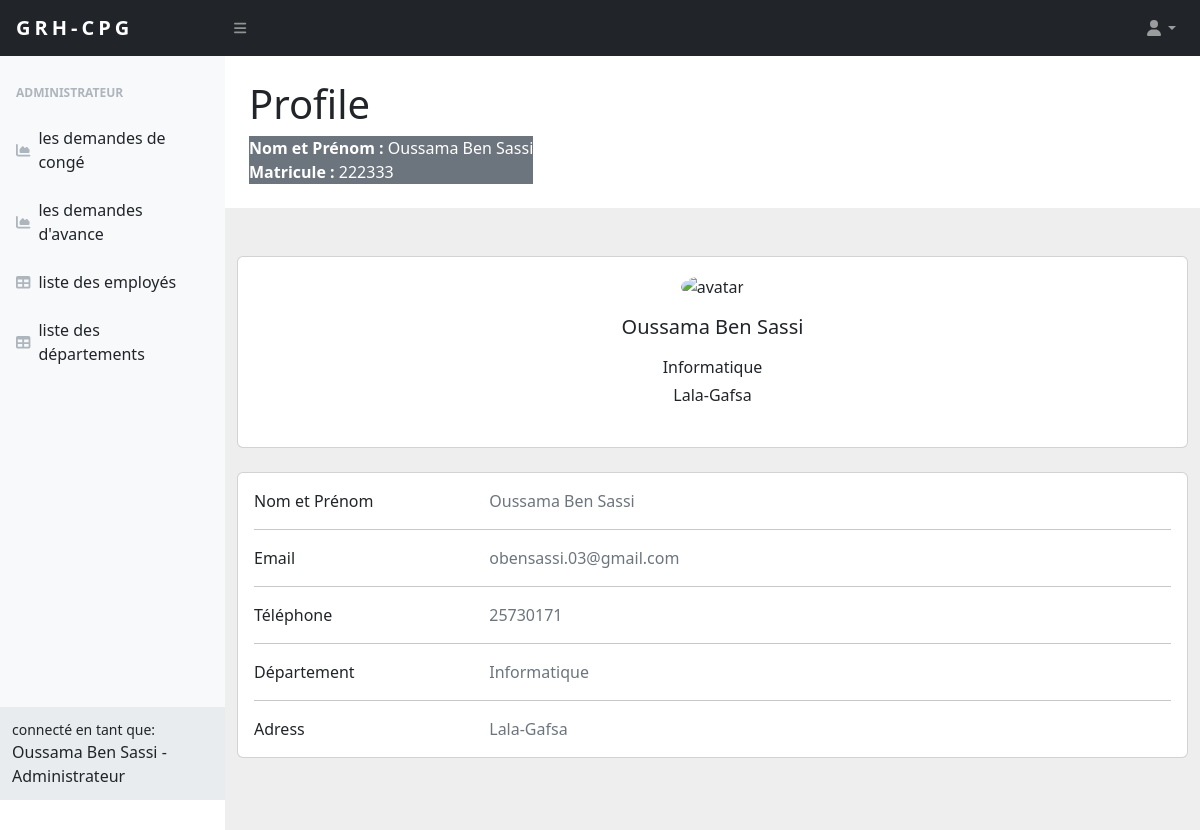
Page /home (signed in) on the committed database.
### src/models.py (models this page shows, shortened)
class User(UserMixin,db.Model):
    matricule = db.Column(db.Integer,db.ForeignKey('matricules.matricule'),primary_key=True) #cle etranger
    first_name = db.Column(db.String(20))
    last_name = db.Column(db.String(20))
    email = db.Column(db.String(100), unique=True)
    password = db.Column(db.String(100))
    dep_name = db.Column(db.Integer,db.ForeignKey('departements.name')) #cle etranger
    address = db.Column(db.String(100))
    phone = db.Column(db.Integer)
    salaire = db.Column(db.Integer)
    is_admin = db.Column(db.Boolean,db.ForeignKey('matricules.is_admin'))

### src/home/routes.py (the view)
@home.route('/home',methods=['POST','GET'])
@login_required
def home():
    matricule = current_user.matricule
    fullname = current_user.first_name + " " + current_user.last_name
    email = current_user.email
    phone = current_user.phone
    dep = current_user.dep_name
    address = current_user.address
    user = Matricules.query.filter_by(matricule=matricule).first()
    is_admin = 'Administrateur' if user.is_admin == 1 else 'Employé'
    return render_template('home/home.html',matricule=matricule,fullname=fullname,email=email,phone=phone,address=address,dep = dep,role=is_admin)

### src/app.py (called while the page is built)
@login_manager.user_loader
def load_user(user_id):
    return User.query.get(int(user_id))

### src/templates/home/home.html (shortened to what this page needs)
{% extends "base.html" %}
{% block content %}
            <div id="layoutSidenav_content">
                <div class="container-fluid px-4">
                    <h1 class="mt-4">Profile</h1>
                    <ol class="breadcrumb mb-4">
                        <li class="breadcrumb-item active bg-secondary text-white"><b>Nom et Prénom :</b> {{ fullname }} <br> <b> Matricule : </b>{{ matricule }}</li>
                    </ol>
                </div>
                <section style="background-color: #eee;">
                    <div class="container py-5">
                      <div class="row">
                        <div class="col-lg">
                          <div class="card mb-4">
                            <div class="card-body text-center">
                              <img src="https://mdbcdn.b-cdn.net/img/Photos/new-templates/bootstrap-chat/ava3.webp" alt="avatar"
                                class="rounded-circle img-fluid" style="width: 150px;">
                              <h5 class="my-3">{{ fullname }}</h5>
                              <p class="font-weight-bold mb-1">{{ dep }}</p>
                              <p class="font-weight-bold mb-4">{{ address }}</p>
                            </div>
                          </div>
                        <div class="col-lg">
                          <div class="card mb-4">
                            <div class="card-body">
                              <div class="row">
                                <div class="col-sm-3">
                                  <p class="mb-0">Nom et Prénom</p>
                                </div>
                                <div class="col-sm-9">
                                  <p class="text-muted mb-0">{{ fullname }}</p>
                                </div>
                              </div>
                              <hr>
                              <div class="row">
                                <div class="col-sm-3">
                                  <p class="mb-0">Email</p>
                                </div>
                                <div class="col-sm-9">
                                  <p class="text-muted mb-0">{{ email }}</p>
                                </div>
                              </div>
                              <hr>
                              <div class="row">
                                <div class="col-sm-3">
                                  <p class="mb-0">Téléphone</p>
                                </div>
                                <div class="col-sm-9">
                                  <p class="text-muted mb-0">{{ phone }}</p>
                                </div>
                              </div>
                              <hr>
                              <div class="row">
                                <div class="col-sm-3">
                                  <p class="mb-0">Département</p>
                                </div>
                                <div class="col-sm-9">
                                  <p class="text-muted mb-0">{{ dep }}</p>
                                </div>
                              </div>
                              <hr>
                              <div class="row">
                                <div class="col-sm-3">
                                  <p class="mb-0">Adress</p>
                                </div>
                                <div class="col-sm-9">
                                  <p class="text-muted mb-0">{{ address }}</p>
                                </div>
                              </div>
                            </div>
                          </div>
                        </div>
                      </div>
                    </div>
                  </section>
            </div>
        </div>
{% endblock content %}

### rows in the picture
User: matricule "222333", dep_name "Informatique", address "Lala-Gafsa", email "obensassi.03@gmail.com", phone "25730171"

### other values in the picture
{{ fullname }} "Oussama Ben Sassi"
{{ role }} "Administrateur"
